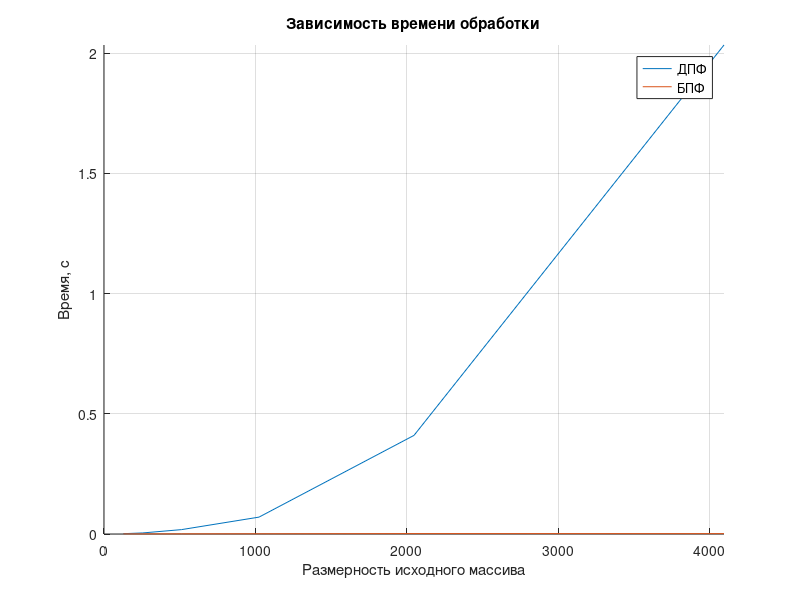

Here is the MATLAB script that generated this plot:
f0 = 2000;
fdn = 2 * f0;
mvis = 4;
fdv = mvis * fdn;
dt = 1 / fdv;

time_df = [];
time_fft = [];

for e = 7:12
    pnt = 2^e;
    t = 0:dt:(pnt - 1) * dt;
    y_sin = sin(2 * pi * f0 * t);
    N = length(y_sin);

    k = 0:N - 1;
    tic;
    Ex = exp(-j * 2 * pi / N * k' * k);
    Y_sin = y_sin * Ex;
    time_df(end + 1) = toc;

    tic;
    Y_sin_fft = fft(y_sin);
    time_fft(end + 1) = toc;
end;

hold on;
grid on;
axis([0 2^12 0 time_df(end)]);
plot(2.^[7:12], time_df);
plot(2.^[7:12], time_fft);
legend('ДПФ', 'БПФ');
title('Зависимость времени обработки');
xlabel('Размерность исходного массива');
ylabel('Время, с');
